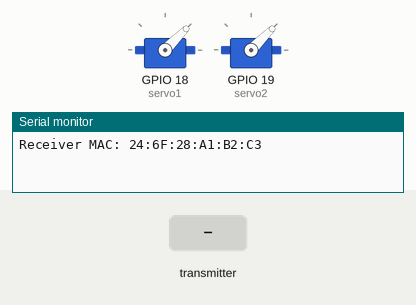
Recording of a sketch running on a simulated ESP32. On the bench: 2 × servo, the last lines printed to the serial monitor. The test bench sets the inputs (shaded band).

Above: at 1.2 s.
1.3 s: the transmitter starts sending servo1Angle = 0
At 2.1 s:
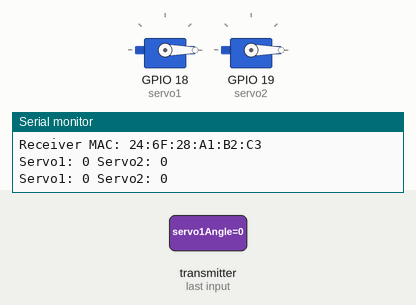
2.8 s: the transmitter starts sending servo2Angle = 45
At 3.2 s:
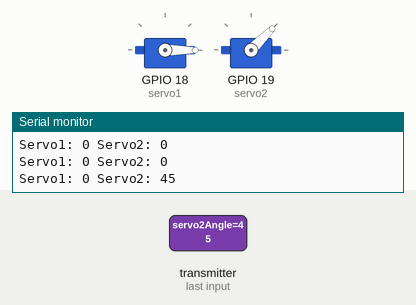
4.3 s: the transmitter starts sending servo1Angle = 90
At 5.5 s:
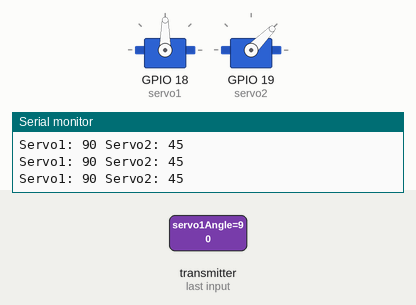
5.8 s: the transmitter starts sending servo2Angle = 0
At 6.7 s:
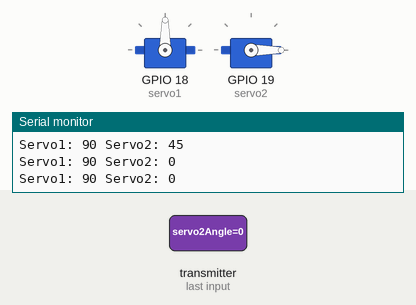
7.3 s: the transmitter starts sending servo1Angle = 45
At 7.8 s:
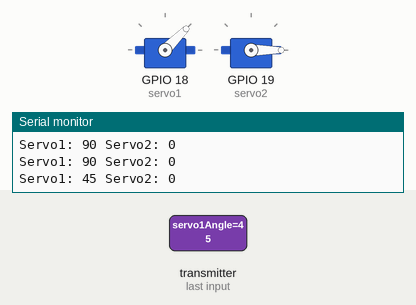
8.8 s: the transmitter starts sending servo2Angle = 90
At 10.2 s:
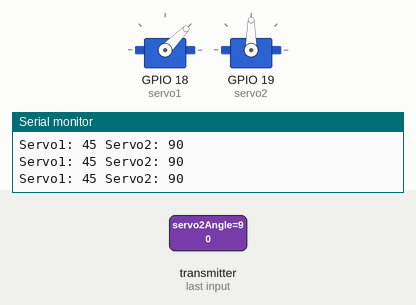
Timing chart, 0 to 11.3 s (numbered marks = the images above; inputs shaded):
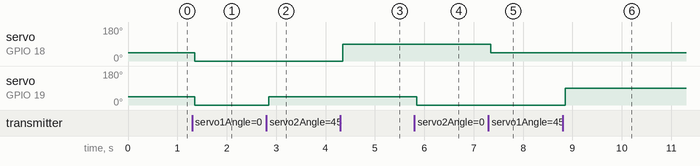

The sketch:

joystick_recever_servo.ino
```cpp
#include <WiFi.h>
#include <esp_now.h>
#include <ESP32Servo.h>

Servo servo1;
Servo servo2;

typedef struct {
  int servo1Angle;
  int servo2Angle;
} ServoData;

ServoData data;

void onReceive(const esp_now_recv_info_t *recvInfo, const uint8_t *incomingData, int len) {

  memcpy(&data, incomingData, sizeof(data));

  data.servo1Angle = constrain(data.servo1Angle, 0, 90);
  data.servo2Angle = constrain(data.servo2Angle, 0, 90);

  servo1.write(data.servo1Angle);
  servo2.write(data.servo2Angle);

  Serial.print("Servo1: ");
  Serial.print(data.servo1Angle);

  Serial.print(" Servo2: ");
  Serial.println(data.servo2Angle);
}

void setup() {

  Serial.begin(115200);

  servo1.attach(18);
  servo2.attach(19);

  servo1.write(45);
  servo2.write(45);

  WiFi.mode(WIFI_STA);

  if (esp_now_init() != ESP_OK) {
    Serial.println("ESP-NOW Init Failed");
    return;
  }

  esp_now_register_recv_cb(onReceive);

  Serial.print("Receiver MAC: ");
  Serial.println(WiFi.macAddress());
}

void loop() {
}
```

Measured:
- after the input at 1.3 s, servo on GPIO 18 (servo1), servo on GPIO 19 (servo2): 45° → 0° after 0.05 s
- after the input at 2.8 s, servo on GPIO 19 (servo2): 0° → 45° after 0.05 s
- after the input at 4.3 s, servo on GPIO 18 (servo1): 0° → 90° after 0.05 s
- after the input at 5.8 s, servo on GPIO 19 (servo2): 45° → 0° after 0.05 s
- after the input at 7.3 s, servo on GPIO 18 (servo1): 90° → 45° after 0.05 s
- after the input at 8.8 s, servo on GPIO 19 (servo2): 0° → 90° after 0.05 s
